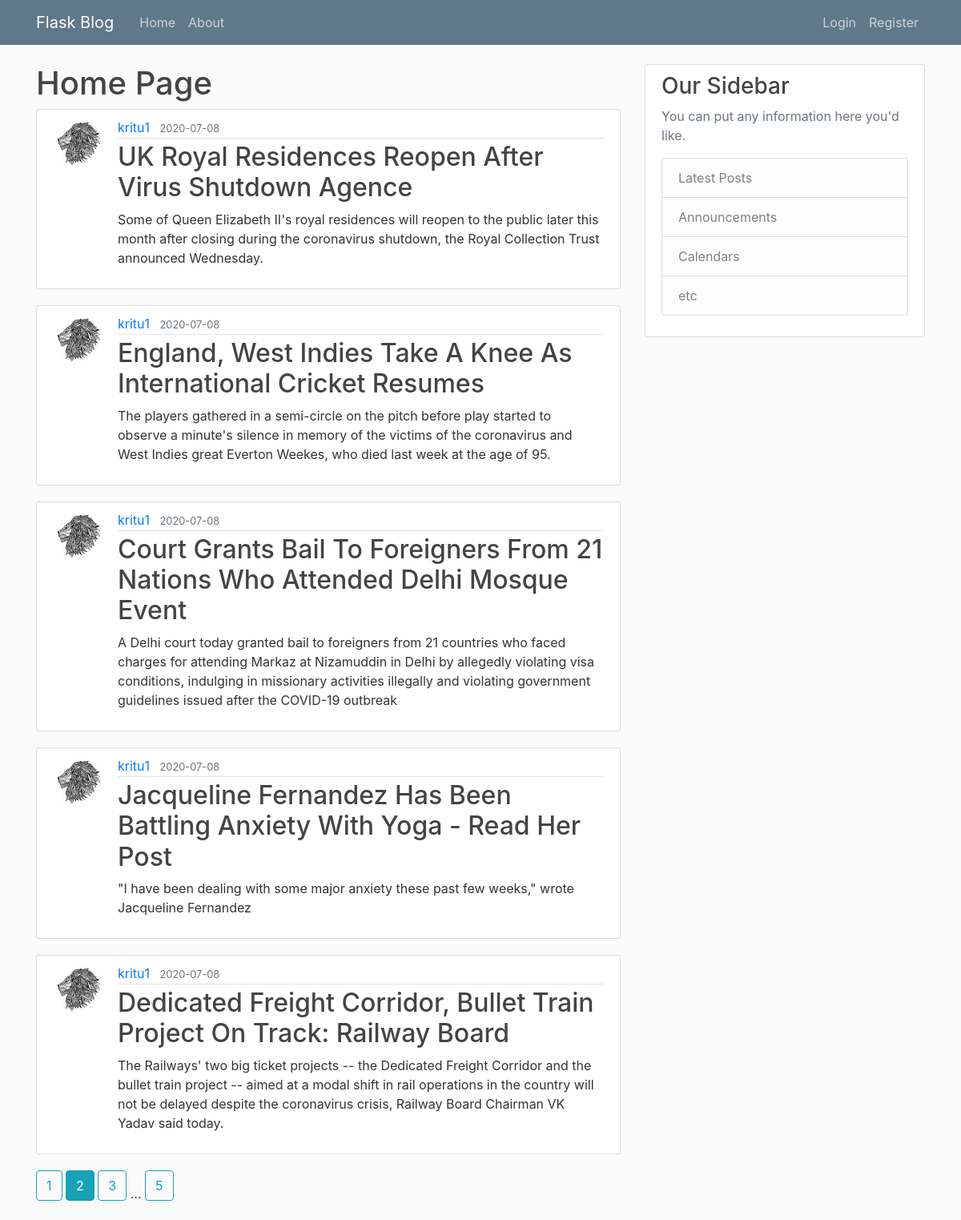
The page /home?page=2 on the database its author committed.
### flaskblog/models.py (models this page shows, shortened)
class Post(db.Model):
    id = db.Column(db.Integer, primary_key = True)
    title = db.Column(db.String(100), nullable = False)
    date_posted = db.Column(db.DateTime, nullable= False, default = datetime.utcnow)
    content = db.Column(db.Text, nullable=False)
    user_id = db.Column(db.Integer, db.ForeignKey('user.id'), nullable=False)

class User(db.Model, UserMixin):
    id = db.Column(db.Integer, primary_key = True)
    username = db.Column(db.String(20), unique = True, nullable = False)
    email = db.Column(db.String(120), unique = True, nullable = False)
    image_file = db.Column(db.String(20), nullable = False, default = 'default.jpg')
    password = db.Column(db.String(60), nullable = False)
    posts = db.relationship('Post', backref='author', lazy=True)

### flaskblog/main/routes.py (the view)
@main.route('/')
@main.route('/home')
def nav_home():
    page = request.args.get('page', 1, type=int)
    posts = Post.query.order_by(Post.date_posted.desc()).paginate(page=page, per_page=5)
    return render_template('home.html', posts=posts)

### flaskblog/templates/home.html
{% extends "layout.html" %}
{% block content %}
    <h1>Home Page</h1>
    {% for post in posts.items %}
        <article class="media content-section">
            <img class="rounded-circle article-img" src="{{ url_for('static', filename='profile_pics/' + post.author.image_file) }}" alt="">
            <div class="media-body">
            <div class="article-metadata">
                <a class="mr-2" href="{{ url_for('users.user_post', username=post.author.username) }}">{{ post.author.username }}</a>
                <small class="text-muted">{{ post.date_posted.strftime('%Y-%m-%d') }}</small>
            </div>
            <h2><a class="article-title" href="{{ url_for('posts.post', post_id = post.id) }}">{{ post.title }}</a></h2>
            <p class="article-content">{{ post.content }}</p>
            </div>
        </article>
    {% endfor %}
    {% for page_num in posts.iter_pages(left_edge=1, right_edge=1, left_current=1, right_current=2) %}
        {% if page_num %}
            {% if posts.page == page_num %}
                <a class="btn btn-info mb-4" href="{{ url_for('main.nav_home', page=page_num) }}">{{ page_num }}</a>
            {% else %}
                <a class="btn btn-outline-info mb-4" href="{{ url_for('main.nav_home', page=page_num) }}">{{ page_num }}</a>
            {% endif %}
        {% else %}
            ...
        {% endif %}
    {% endfor %}
{% endblock content %}

### flaskblog/static/main.css (style rules this page uses)
body { background: #fafafa; color: #333333; margin-top: 5rem; }
h1, h2, h3, h4, h5, h6 { color: #444444; }
.content-section { background: #ffffff; padding: 10px 20px; border: 1px solid #dddddd; border-radius: 3px; margin-bottom: 20px; }
.article-title { color: #444444; }
.article-content { white-space: pre-line; }
.article-img { height: 65px; width: 65px; margin-right: 16px; }
.article-metadata { padding-bottom: 1px; margin-bottom: 4px; border-bottom: 1px solid #e3e3e3 }

### rows shown on the page
Post: image_file (picture), author.username "kritu1", date_posted "2020-07-08", title "UK Royal Residences Reopen After Virus Shutdown Agence", content "Some of Queen Elizabeth II's royal residences will reopen to the public later this month after closing during the coronavirus shutdown, the Royal Collection Trust announced Wednesday."
Post: image_file (picture), author.username "kritu1", date_posted "2020-07-08", title "England, West Indies Take A Knee As International Cricket Resumes", content "The players gathered in a semi-circle on the pitch before play started to observe a minute's silence in memory of the victims of the coronavirus and West Indies great Everton Weekes, who died last week at the age of 95."
Post: image_file (picture), author.username "kritu1", date_posted "2020-07-08", title "Court Grants Bail To Foreigners From 21 Nations Who Attended Delhi Mosque Event", content "A Delhi court today granted bail to foreigners from 21 countries who faced charges for attending Markaz at Nizamuddin in Delhi by allegedly violating visa conditions, indulging in missionary activities illegally and violating government guidelines issued after the COVID-19 outbreak"
Post: image_file (picture), author.username "kritu1", date_posted "2020-07-08", title "Jacqueline Fernandez Has Been Battling Anxiety With Yoga - Read Her Post", content "\"I have been dealing with some major anxiety these past few weeks,\" wrote Jacqueline Fernandez"
Post: image_file (picture), author.username "kritu1", date_posted "2020-07-08", title "Dedicated Freight Corridor, Bullet Train Project On Track: Railway Board", content "The Railways' two big ticket projects -- the Dedicated Freight Corridor and the bullet train project -- aimed at a modal shift in rail operations in the country will not be delayed despite the coronavirus crisis, Railway Board Chairman VK Yadav said today."

### other values the page prints
{{ page_num }} "1" "3" "5"
{{ page_num }} "2"
